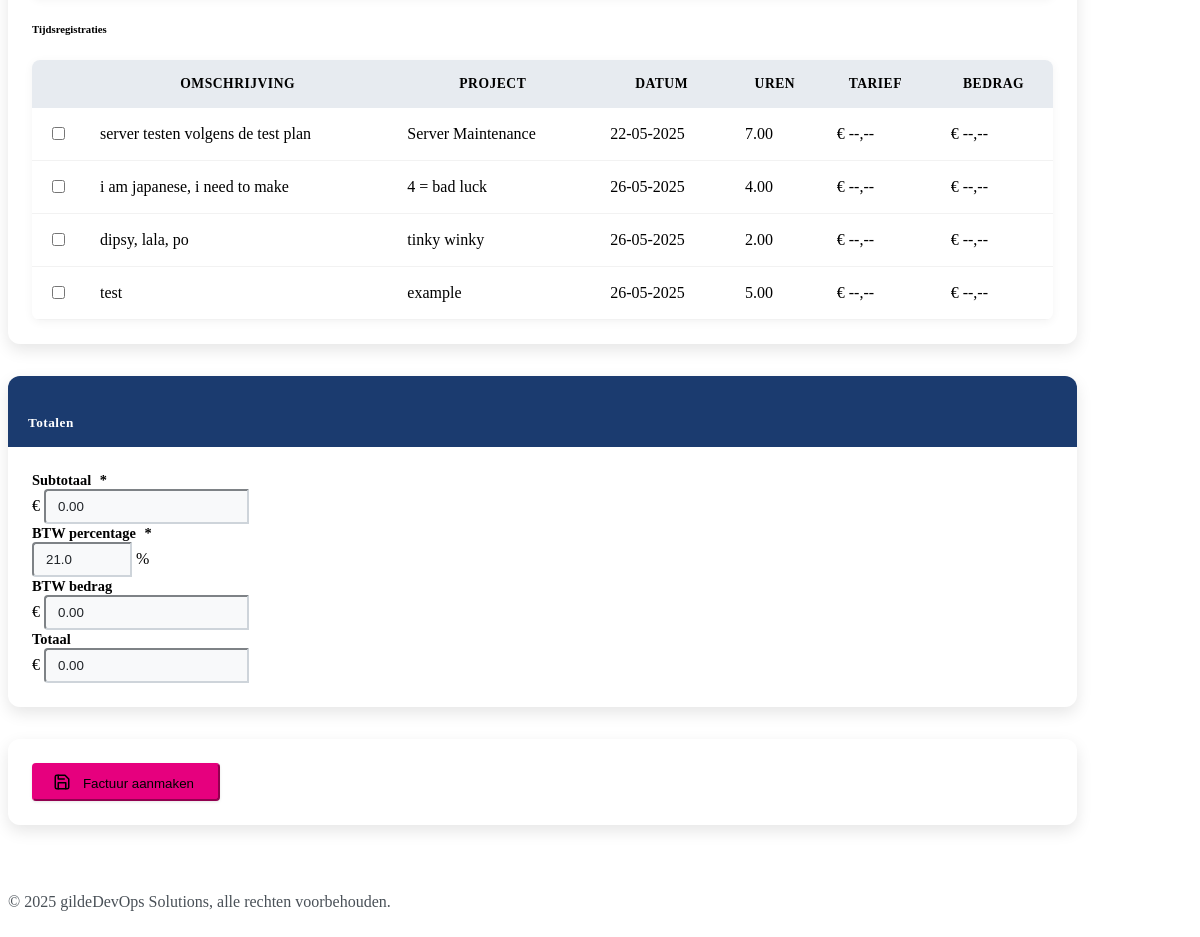
Before: /factuur/nieuw (signed in, lower part) with the older database file.
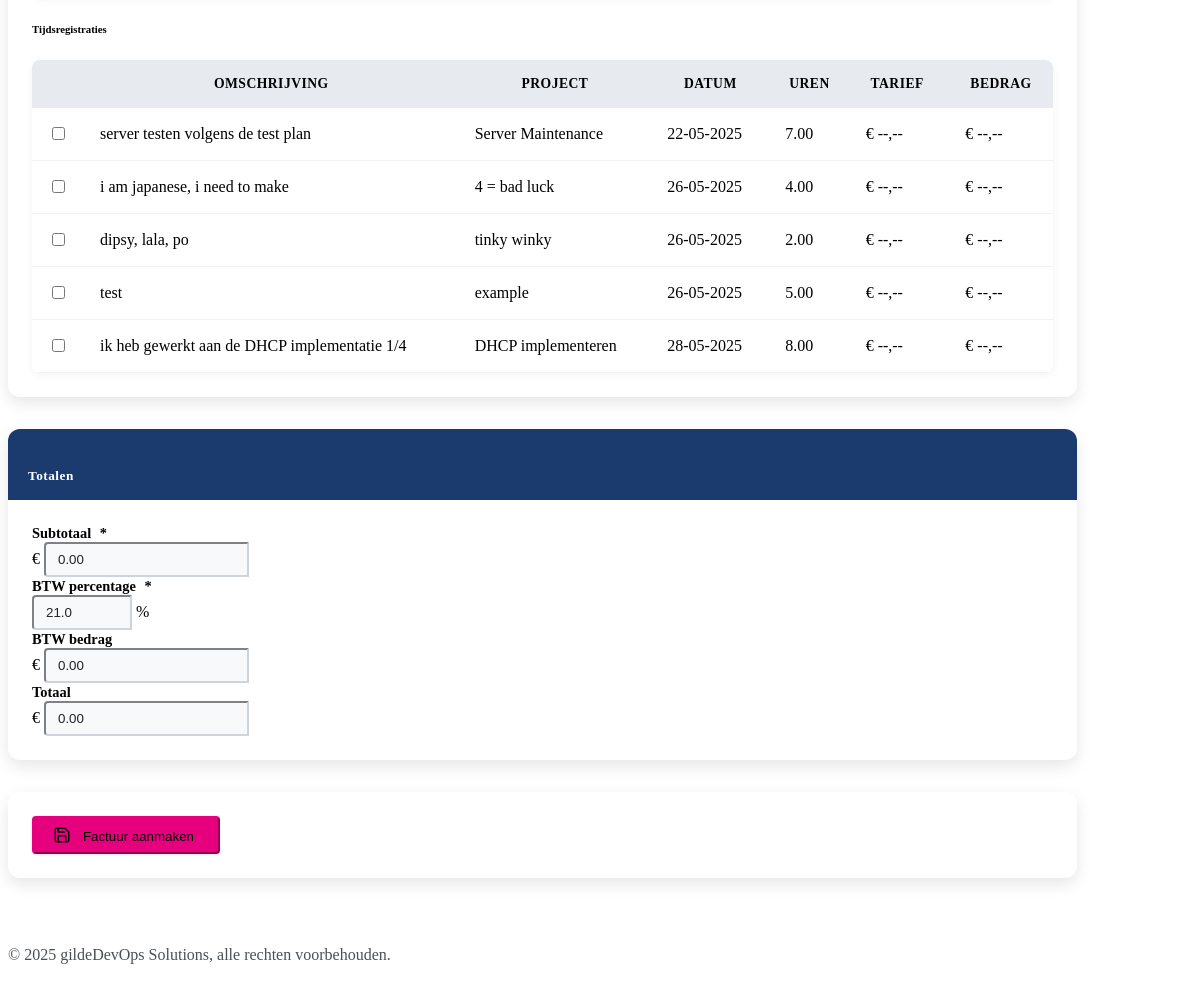
After: the same page with the newer database file.
### models.py (models this page shows, shortened)
class TimeEntry(db.Model):
    __tablename__ = 'time_entry'
    id = db.Column(db.Integer, primary_key=True)
    date = db.Column(db.Date, nullable=False, default=datetime.utcnow)
    hours = db.Column(db.Float, nullable=False)
    description = db.Column(db.String(500), nullable=False)
    project = db.Column(db.String(100), nullable=False)
    user_id = db.Column(db.Integer, db.ForeignKey('user.id', ondelete='CASCADE'), nullable=False)
    created_at = db.Column(db.DateTime, default=datetime.utcnow)
    is_billable = db.Column(db.Boolean, default=True)
    hourly_rate = db.Column(db.Float, nullable=True)  # For custom rates
    invoice_id = db.Column(db.Integer, db.ForeignKey('factuur.id'), nullable=True)  # Link to invoice if billed
    opdracht_id = db.Column(db.Integer, db.ForeignKey('opdracht.id'), nullable=True)  # Link to assignment/task
    __table_args__ = (
        Index('idx_time_entry_user_date', 'user_id', 'date'),
        Index('idx_time_entry_project', 'project'),
        Index('idx_time_entry_invoice', 'invoice_id'),
        Index('idx_time_entry_opdracht', 'opdracht_id'),
    )

### routes_invoices.py (the view, shortened to what this page needs)
@app.route('/factuur/nieuw', methods=['GET', 'POST'])
@login_required
@invoice_creation_required
def nieuwe_factuur():
    klanten = Klant.query.filter_by(status='actief').order_by(Klant.bedrijfsnaam).all()
    opdrachten = Opdracht.query.filter_by(status='open').order_by(Opdracht.aanvraagdatum.desc()).all()
    unbilled_werkzaamheden = Werkzaamheid.query.filter_by(factuur_id=None, is_declarabel=True).all()
    unbilled_time_entries = TimeEntry.query.filter_by(invoice_id=None, is_billable=True).all()
    return render_template(
        'factuur_form.html',
        klanten=klanten,
        opdrachten=opdrachten,
        werkzaamheden=unbilled_werkzaamheden,
        time_entries=unbilled_time_entries,
        factuur=None,
        today=datetime.now().date()
    )

### app.py (called while the page is built)
    @app.context_processor
    def inject_role_enum():
        return {'RoleEnum': RoleEnum}

### auth_helpers.py (called while the page is built)
def invoice_creation_required(f):
    @wraps(f)
    def decorated_function(*args, **kwargs):
        if not current_user.is_authenticated:
            flash('Je moet ingelogd zijn om deze pagina te bekijken.', 'warning')
            return redirect(url_for('login'))
        if not current_user.can_create_invoices():
            flash('Je hebt geen toegang tot deze pagina.', 'danger')
            return redirect(url_for('dashboard'))
        return f(*args, **kwargs)
    return decorated_function

### models.py (called while the page is built)
    def has_role(self, role_name):
        if self.role:
            return self.role.name == role_name
        return False

    def can_create_invoices(self):
        if self.role:
            return self.role.name in [RoleEnum.VERKOOP, RoleEnum.AFDELINGSHOOFD, RoleEnum.ADMIN]
        return False

    def get_fullname(self):
        if self.tussenvoegsel:
            return f"{self.voornaam} {self.tussenvoegsel} {self.achternaam}"
        return f"{self.voornaam} {self.achternaam}"

### routes.py (called while the page is built)
@login_manager.user_loader
def load_user(user_id):
    return User.query.get(int(user_id))

### templates/factuur_form.html (shortened to what the changed rows need)
{% extends "base.html" %}
{% block content %}
<div class="container">
    <form method="POST" id="factuurForm" class="needs-validation" novalidate>
        <div class="row">
            <div class="col-lg-8 col-md-12">
                <div class="card shadow mb-4">
                    <div class="card-body">
                        <div>
                            <div class="table-responsive">
                                <table class="table table-sm table-hover" id="timeEntriesTable">
                                    <thead>
                                        <tr>
                                            <th width="5%"></th>
                                            <th><span data-translate="Omschrijving">Omschrijving</span></th>
                                            <th class="d-none d-md-table-cell"><span data-translate="Project">Project</span></th>
                                            <th><span data-translate="Datum">Datum</span></th>
                                            <th class="text-end"><span data-translate="Uren">Uren</span></th>
                                            <th class="text-end d-none d-sm-table-cell"><span data-translate="Tarief">Tarief</span></th>
                                            <th class="text-end"><span data-translate="Bedrag">Bedrag</span></th>
                                        </tr>
                                    </thead>
                                    <tbody>
                                        {% for te in time_entries %}
                                        <tr>
                                            <td>
                                                <div class="form-check">
                                                    <input class="form-check-input time-entry-check" type="checkbox"
                                                           name="time_entry_ids" value="{{ te.id }}" id="time_entry_{{ te.id }}"
                                                           data-uren="{{ te.hours }}"
                                                           data-tarief="{{ te.hourly_rate or 0 }}">
                                                </div>
                                            </td>
                                            <td>{{ te.description }}</td>
                                            <td>{{ te.project }}</td>
                                            <td>{{ te.date.strftime('%d-%m-%Y') }}</td>
                                            <td class="text-end">{{ "%.2f"|format(te.hours) }}</td>
                                            <td class="text-end">
                                                {% if te.hourly_rate %}
                                                € {{ "%.2f"|format(te.hourly_rate) }}
                                                {% else %}
                                                € --,--
                                                {% endif %}
                                            </td>
                                            <td class="text-end">
                                                {% if te.hourly_rate %}
                                                € {{ "%.2f"|format(te.hours * te.hourly_rate) }}
                                                {% else %}
                                                € --,--
                                                {% endif %}
                                            </td>
                                        </tr>
                                        {% endfor %}
                                    </tbody>
                                </table>
                            </div>
                        </div>
                    </div>
                </div>
            </div>
        </div>
    </form>
</div>
{% endblock %}

Changed rows visible on the page:
added TimeEntry: description "ik heb gewerkt aan de DHCP implementatie 1/4", project "DHCP implementeren", date "28-05-2025", hours "8.00"
